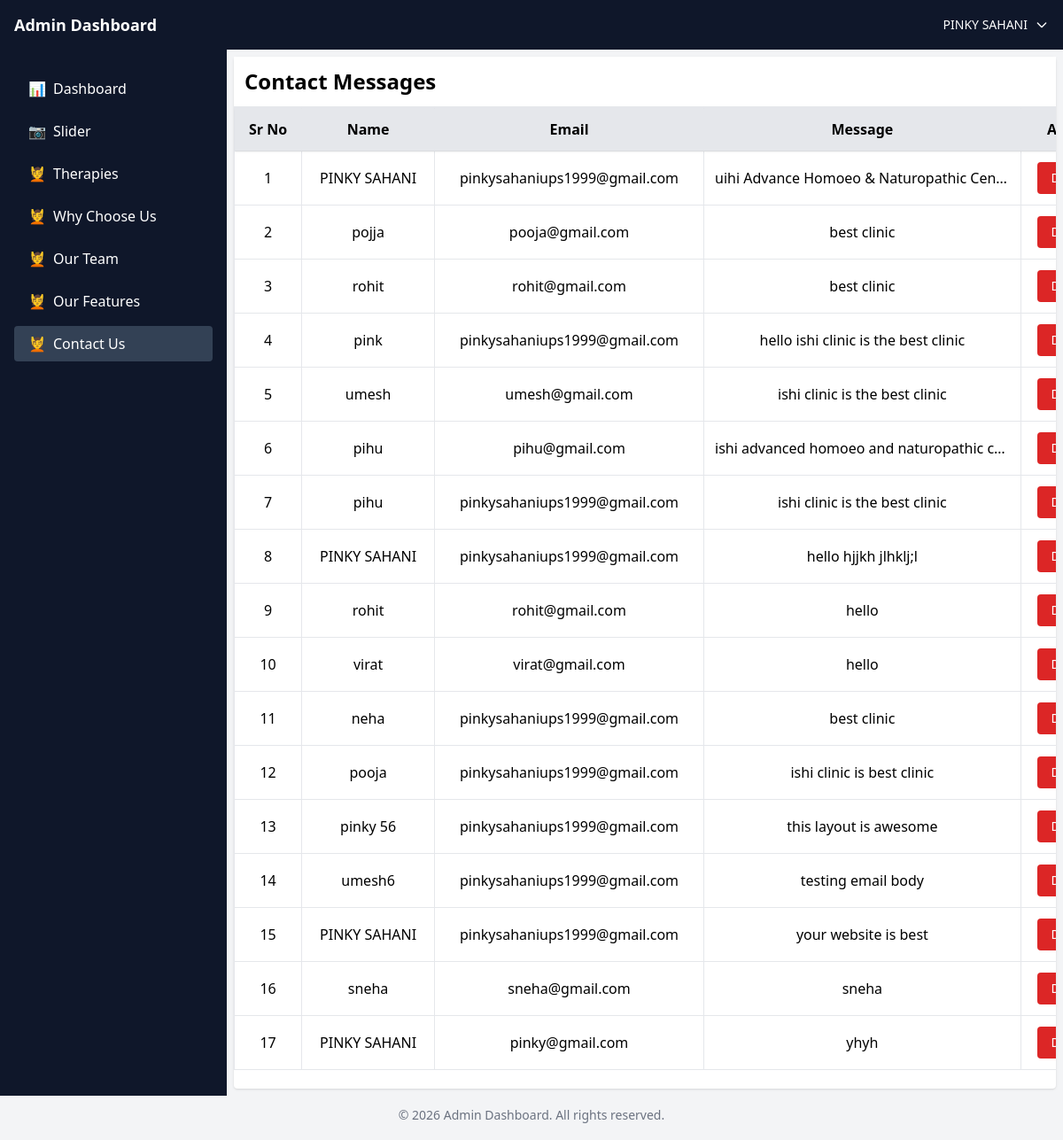
The app's page /admin/contactUs/manage_contactUs.php (signed in) with its own data.
### tables this page shows
CREATE TABLE `contact` (
  `id` int(11) NOT NULL,
  `name` varchar(150) NOT NULL,
  `email` varchar(150) NOT NULL,
  `message` text NOT NULL,
  `created_at` timestamp NOT NULL DEFAULT current_timestamp()
);

### admin/controllers/fetch.php (called while the page is built, shortened)
<?php
function fetchContacts($conn)
{
    try {
        $sql = "SELECT * FROM contact ORDER BY id DESC";
        $stmt = $conn->prepare($sql);
        $stmt->execute();
        return $stmt->fetchAll(PDO::FETCH_ASSOC);
    } catch (PDOException $e) {
        return [];
    }
}

### admin/contactUs/manage_contactUs.php (the view, shortened to what this page needs)
<?php
require_once('../../connect.php');
require_once('../adminheader.php');
require_once('../controllers/fetch.php');
$contacts = fetchContacts($conn);
?>
<div class="flex min-h-[calc(100vh-106px)]">
    <?php require_once('../adminsidebar.php'); ?>
    <main class="flex-1 h-[calc(100vh-106px)] overflow-hidden p-2">
        <div class="bg-white h-full rounded shadow flex flex-col">
            <div class="flex justify-between items-center gap-4 p-3 border-b bg-white sticky top-0 z-20">
                <h2 class="text-lg sm:text-xl md:text-2xl font-bold">
                    Contact Messages
                </h2>
            </div>
            <div class="relative bg-white h-[calc(100vh-200px)] overflow-hidden">
                <div class="overflow-x-auto overflow-y-auto h-full">
                    <table class="min-w-[1000px] w-full border-collapse text-sm sm:text-base">
                        <thead class="bg-gray-200 sticky top-0 z-20 shadow-sm">
                            <tr>
                                <th class="border p-3 text-center">Sr No</th>
                                <th class="border p-3 text-center">Name</th>
                                <th class="border p-3 text-center">Email</th>
                                <th class="border p-3 text-center">Message</th>
                                <th class="border p-3 text-center">Action</th>
                            </tr>
                        </thead>
                        <tbody class="bg-white">
                        <?php if (!empty($contacts)): ?>
                            <?php foreach ($contacts as $index => $contact): ?>
                                <tr class="hover:bg-gray-50 transition text-center">
                                    <td class="border p-3">
                                        <?= $index + 1 ?>
                                    </td>
                                    <td class="border p-3 font-medium">
                                        <?= htmlspecialchars($contact['name']); ?>
                                    </td>
                                    <td class="border p-3">
                                        <?= htmlspecialchars($contact['email']); ?>
                                    </td>
                                    <td class="border p-3 max-w-xs truncate">
                                        <?= htmlspecialchars($contact['message']); ?>
                                    </td>
                                    <td class="border p-3">
                                        <div class="flex flex-col sm:flex-row gap-2 justify-center">
                                            <a href="delete_contactUs.php?id=<?= $contact['id']; ?>"
                                               onclick="return confirm('Are you sure you want to delete this message?');"
                                               class="bg-red-600 hover:bg-red-700 text-white text-sm px-4 py-2 rounded transition">
                                            </a>
                                        </div>
                                    </td>
                                </tr>
                            <?php endforeach; ?>
                        <?php endif; ?>
                        </tbody>
                    </table>
                </div>
            </div>
        </div>
    </main>
</div>
<?php require_once('../adminfooter.php'); ?>

### records on screen
contact: name "PINKY SAHANI", email "pinkysahaniups1999@gmail.com", message "uihi Advance Homoeo & Naturopathic Cen…"
contact: name "pojja", email "pooja@gmail.com", message "best clinic"
contact: name "rohit", email "rohit@gmail.com", message "best clinic"
contact: name "pink", email "pinkysahaniups1999@gmail.com", message "hello ishi clinic is the best clinic"
contact: name "umesh", email "umesh@gmail.com", message "ishi clinic is the best clinic"
contact: name "pihu", email "pihu@gmail.com", message "ishi advanced homoeo and naturopathic c…"
contact: name "pihu", email "pinkysahaniups1999@gmail.com", message "ishi clinic is the best clinic"
contact: name "PINKY SAHANI", email "pinkysahaniups1999@gmail.com", message "hello hjjkh jlhklj;l"
contact: name "rohit", email "rohit@gmail.com", message "hello"
contact: name "virat", email "virat@gmail.com", message "hello"
contact: name "neha", email "pinkysahaniups1999@gmail.com", message "best clinic"
contact: name "pooja", email "pinkysahaniups1999@gmail.com", message "ishi clinic is best clinic"
contact: name "pinky 56", email "pinkysahaniups1999@gmail.com", message "this layout is awesome"
contact: name "umesh6", email "pinkysahaniups1999@gmail.com", message "testing email body"
contact: name "PINKY SAHANI", email "pinkysahaniups1999@gmail.com", message "your website is best"
contact: name "sneha", email "sneha@gmail.com", message "sneha"
contact: name "PINKY SAHANI", email "pinky@gmail.com", message "yhyh"

### other values on screen
$_SESSION['name'] "PINKY SAHANI"
